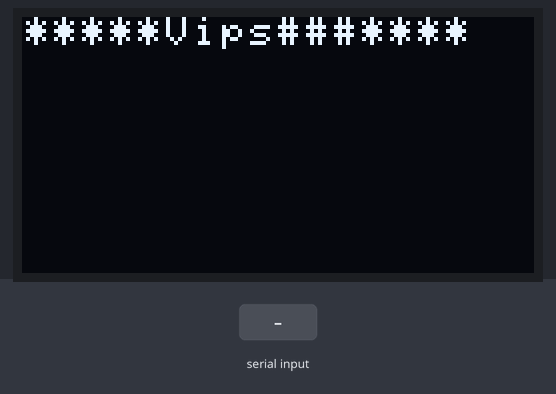
The sketch below on a simulated Arduino Uno, built with avr-gcc and run on an emulated ATmega328P. Shown: 128×64 one-colour display. Wiring (inferred from the names in the program): SSD1306 OLED at I2C address 0x3C. Inputs (shaded band) come from the test bench.

Above: at 3.2 s.
At 7.16 s:
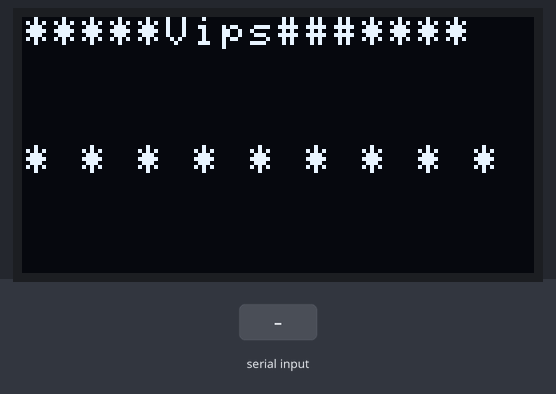
7.4 s: "1" received over Serial
At 7.52 s:
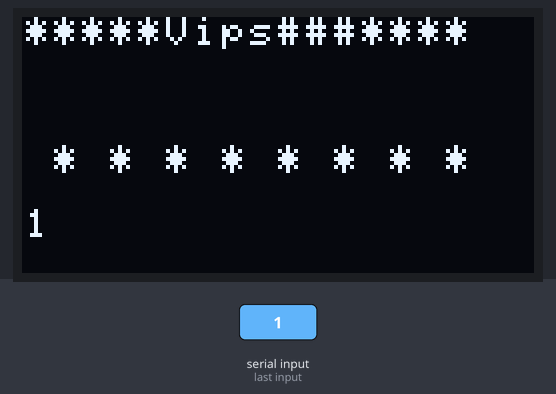

Measured:
- after the input at 7.4 s, the display: changes after 0.06 s (image 2)
- what the display in image 0 shows lasts 3.0 s, from 3.2 s to 6.2 s

The sketch:

smart_watch_arduino.ino
```cpp
#include <SoftwareSerial.h>
#include <Wire.h>
#include <avr/io.h>
#include <avr/pgmspace.h>
#include "SSD1306_minimal.h"

#define DEG "\xa7" "C"
#define TX 1
#define RX 0
SSD1306_Mini oled;
SoftwareSerial blue(RX, TX); //Tx_bluetooth Rx_bluetooth


void setup() {

  pinMode(RX, INPUT);
  pinMode(TX, OUTPUT);
  Serial.begin(9600);
  blue.begin(9600);
  delay(3000);

  Wire.begin();
  oled.init(0x3c);
  oled.clear();
  oled.cursorTo(0, 0);
  oled.printString("*****Vips###****");
  delay(3000);
}

int flagStar = 0;

void loop()
{
  char ar[300];
  oled.cursorTo(0, 4);

  if (flagStar == 0)
  {
    oled.printString("* * * * * * * * *");
    flagStar = 1;
  }
  else
  {
    oled.printString(" * * * * * * * * ");
    flagStar = 0;
  }

  if (Serial.available())
  {
    int bData = Serial.read();
    int arindx = 0;
    oled.cursorTo(0, 6);

    while (bData != -1)
    {
      ar[arindx] = char(bData);
      bData = Serial.read();
      arindx++;
    }

    ar[arindx] = '\0';
    oled.printString(ar);
  }
  delay(100);
}
```
